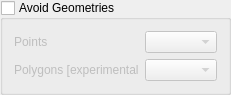
           <widget class="QgsCollapsibleGroupBox" name="avoidlocation_group">
            <property name="sizePolicy">
             <sizepolicy hsizetype="Preferred" vsizetype="Fixed">
              <horstretch>0</horstretch>
              <verstretch>0</verstretch>
             </sizepolicy>
            </property>
            <property name="maximumSize">
             <size>
              <width>16777215</width>
              <height>27</height>
             </size>
            </property>
            <property name="toolTip">
             <string>&lt;html&gt;&lt;head/&gt;&lt;body&gt;&lt;p&gt;Avoid roads by specifying a Point layer. &lt;/p&gt;&lt;/body&gt;&lt;/html&gt;</string>
            </property>
            <property name="statusTip">
             <string>&lt;html&gt;&lt;head/&gt;&lt;body&gt;&lt;p&gt;Avoid roads by specifying a Point layer. &lt;/p&gt;&lt;/body&gt;&lt;/html&gt;</string>
            </property>
            <property name="whatsThis">
             <string>&lt;html&gt;&lt;head/&gt;&lt;body&gt;&lt;p&gt;Avoid roads by specifying a Point layer. &lt;/p&gt;&lt;/body&gt;&lt;/html&gt;</string>
            </property>
            <property name="title">
             <string>Avoid Geometries</string>
            </property>
            <property name="checkable">
             <bool>true</bool>
            </property>
            <property name="checked">
             <bool>false</bool>
            </property>
            <property name="collapsed">
             <bool>true</bool>
            </property>
            <property name="saveCollapsedState">
             <bool>false</bool>
            </property>
            <layout class="QGridLayout" name="gridLayout_17" columnstretch="1,3">
             <item row="0" column="1">
              <widget class="QgsMapLayerComboBox" name="avoidlocation_dropdown">
               <property name="toolTip">
                <string>&lt;html&gt;&lt;head/&gt;&lt;body&gt;&lt;p&gt;Avoid areas by specifying a (Multi-)Polygon layer. &lt;/p&gt;&lt;p&gt;Does &lt;span style=&quot; font-weight:600;&quot;&gt;not work&lt;/span&gt; for memory (scratch) Polygon layers!&lt;/p&gt;&lt;p&gt;&lt;span style=&quot; font-weight:600;&quot;&gt;Note&lt;/span&gt;, only the first feature of the layer will be respected.&lt;/p&gt;&lt;/body&gt;&lt;/html&gt;</string>
               </property>
               <property name="allowEmptyLayer">
                <bool>true</bool>
               </property>
               <property name="showCrs">
                <bool>false</bool>
               </property>
              </widget>
             </item>
             <item row="0" column="0">
              <widget class="QLabel" name="label_18">
               <property name="text">
                <string>Points</string>
               </property>
              </widget>
             </item>
             <item row="1" column="1">
              <widget class="QgsMapLayerComboBox" name="avoidpolygons_dropdown">
               <property name="allowEmptyLayer">
                <bool>true</bool>
               </property>
              </widget>
             </item>
             <item row="1" column="0">
              <widget class="QLabel" name="label_44">
               <property name="text">
                <string>Polygons [experimental</string>
               </property>
              </widget>
             </item>
            </layout>
           </widget>
